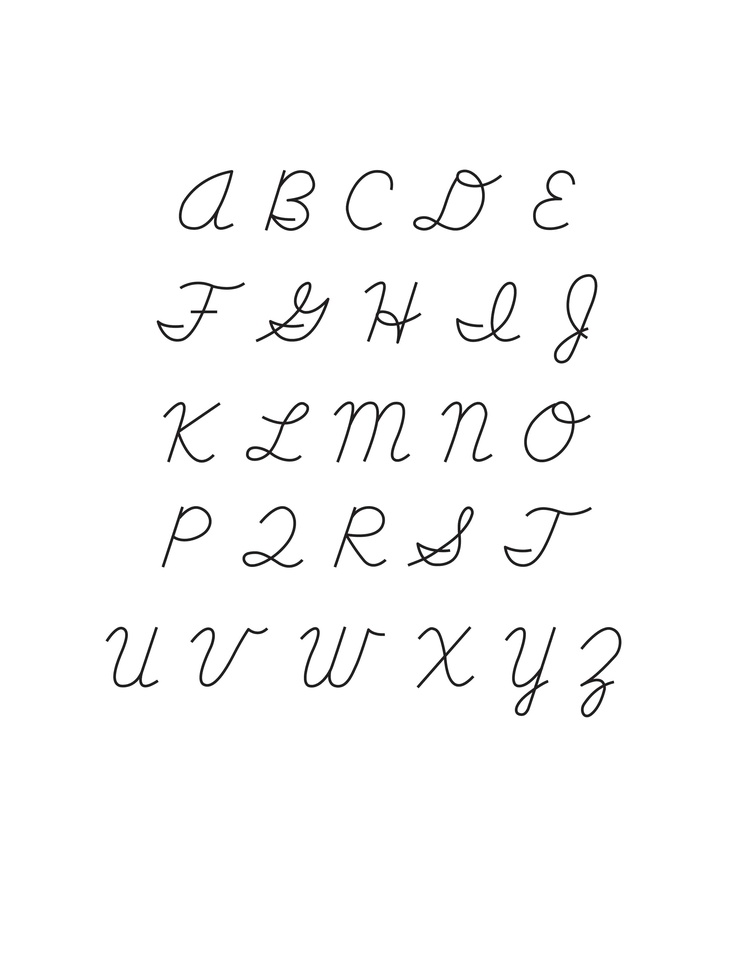
#> input picture CTP/data/simple.jpg, 739 x 955 px, shrunk from 2551 x 3300 before the run, found by its file name
$ python preprocess_image.py
#> lines starting #> are read from the running program, lines starting #| are printed output that depends on the picture; after the words box and inside, x2 and y2 are one past the last pixel; in counts of white or black regions, pixels touching at a corner belong together
import cv2
import os

def preprocess_image(image_path):
    """
    Preprocesses an input image for OCR.

    Args:
        image_path (str): Path to the input image.

    Returns:
        str: Path to the saved preprocessed image.
    """
#> called with image_path = 'CTP/data/simple.jpg'
    # Load the image in grayscale
    image = cv2.imread(image_path, cv2.IMREAD_GRAYSCALE)
#> image: shape (955, 739); min 0, max 255, mean 250.2

    # Apply Gaussian blur to reduce noise
    blurred_image = cv2.GaussianBlur(image, (3, 3), 0)

    # Apply binary thresholding
    binary_image = cv2.adaptiveThreshold(
        blurred_image, 255, cv2.ADAPTIVE_THRESH_GAUSSIAN_C, cv2.THRESH_BINARY_INV, 15, 5
    )
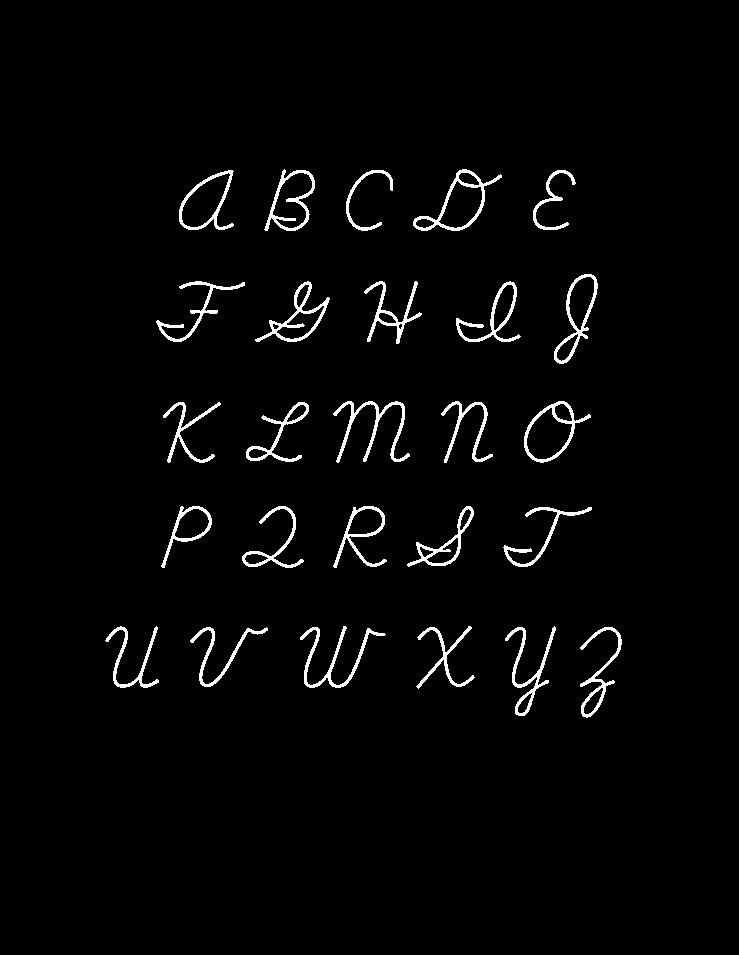
#> binary_image: shape (955, 739); 2.5% white; 26 white regions, largest, box (x1, y1, x2, y2) and area: (333, 401, 410, 463) 917, (300, 626, 386, 688) 855, (413, 169, 502, 231) 840

    # Apply morphological transformations to clean up noise
    kernel = cv2.getStructuringElement(cv2.MORPH_RECT, (2, 2))
    cleaned_image = cv2.morphologyEx(binary_image, cv2.MORPH_CLOSE, kernel)
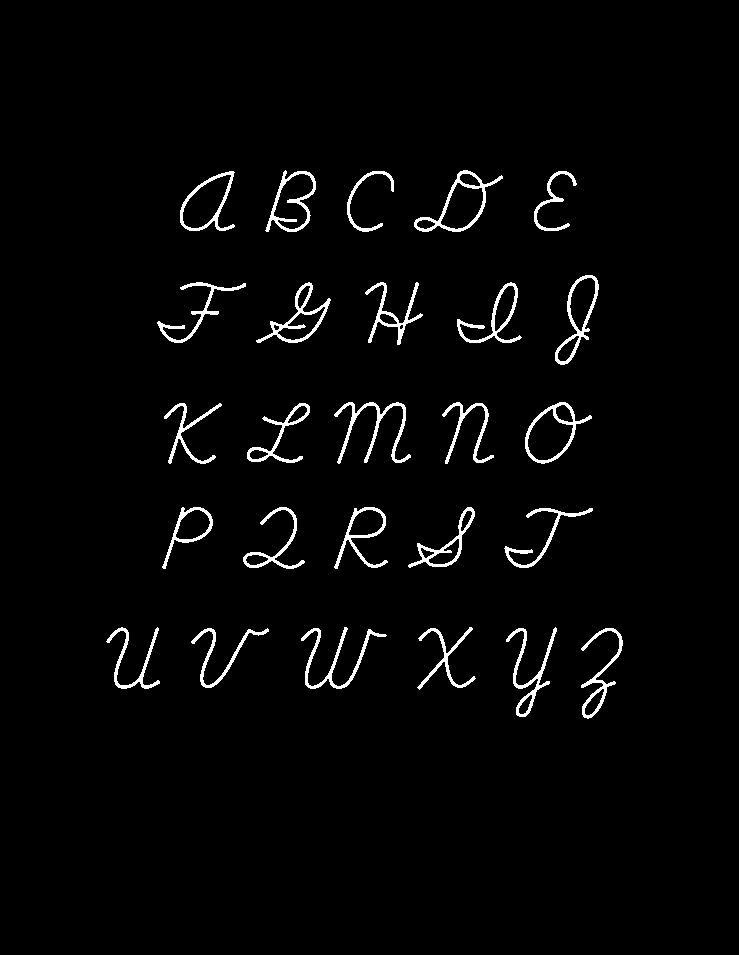
#> cleaned_image: shape (955, 739); 2.5% white; 26 white regions, largest, box (x1, y1, x2, y2) and area: (334, 402, 411, 464) 920, (301, 627, 387, 689) 855, (414, 170, 503, 232) 843


    # Apply dilation to thicken text strokes
    # dilated_image = cv2.dilate(cleaned_image, kernel, iterations=1)

    # Generate a new file name for the processed image
    file_name, file_ext = os.path.splitext(image_path)
    processed_image_path = f"{file_name}_processed{file_ext}"

    # Save the preprocessed image
    cv2.imwrite(processed_image_path, cleaned_image)
    print(f"Preprocessed image saved to: {processed_image_path}")

    return processed_image_path

if __name__ == "__main__":
    # Test the function
    input_path = "CTP/data/simple.jpg"
    processed_path = preprocess_image(input_path)
